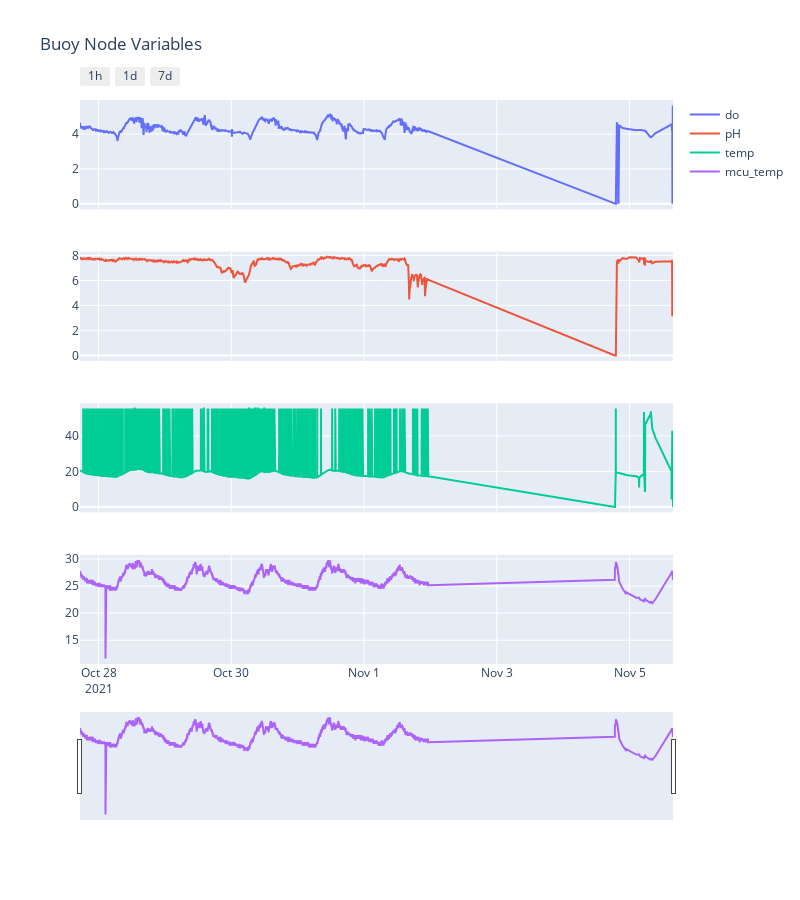

Notebook code cell kept with this figure:
### Code cell
import plotly.graph_objects as go
from plotly.subplots import make_subplots
import numpy as np

idxs = [0, 1, 3, 4]
  
fig = make_subplots(rows = 4, cols = 1, shared_xaxes = True)    


for i, idx in enumerate(idxs):
    fig.add_trace(go.Scatter(
        x=time_local_list,
        y=var_array[:, idx],
        mode='lines',
        name=var_names[idx]),
        row = i+1, col = 1
    )
  
fig.update_layout(
    xaxis=dict(
        rangeselector=dict(
            buttons=[
                dict(count=1,
                     label="1h",
                     step="hour",
                     stepmode="backward"),
                dict(count=1,
                    label="1d",
                    step="day",
                    stepmode="backward"),
                dict(count=7,
                    label="7d",
                    step="day",
                    stepmode="backward")
            ]
        ),
    ),
    xaxis4_rangeslider_visible = True,
    xaxis4_type = "date",
)


fig.update_layout(height=900, width=800, title_text="Buoy Node Variables")
  
fig.show()

### Figure 1 — Plotly figure (JSON) as saved in the notebook; plotly's stock layout.template omitted (floating-point values rounded to 4 significant figures; data arrays with more than 128 entries replaced by an {"elided": "..."} marker saying what was removed)
{"data": [{"mode": "lines", "name": "do", "type": "scatter", "x": {"elided": "7530 str values"}, "xaxis": "x", "y": {"elided": "7530 float values"}, "yaxis": "y"}, {"mode": "lines", "name": "pH", "type": "scatter", "x": {"elided": "7530 str values"}, "xaxis": "x2", "y": {"elided": "7530 float values"}, "yaxis": "y2"}, {"mode": "lines", "name": "temp", "type": "scatter", "x": {"elided": "7530 str values"}, "xaxis": "x3", "y": {"elided": "7530 float values"}, "yaxis": "y3"}, {"mode": "lines", "name": "mcu_temp", "type": "scatter", "x": {"elided": "7530 str values"}, "xaxis": "x4", "y": {"elided": "7530 float values"}, "yaxis": "y4"}], "layout": {"height": 900, "title": {"text": "Buoy Node Variables"}, "width": 800, "xaxis": {"anchor": "y", "autorange": true, "domain": [0, 1], "matches": "x4", "range": ["2021-10-27 17:18:38.8841", "2021-11-05 15:43:35.5571"], "rangeselector": {"buttons": [{"count": 1, "label": "1h", "step": "hour", "stepmode": "backward"}, {"count": 1, "label": "1d", "step": "day", "stepmode": "backward"}, {"count": 7, "label": "7d", "step": "day", "stepmode": "backward"}]}, "showticklabels": false, "type": "date"}, "xaxis2": {"anchor": "y2", "autorange": true, "domain": [0, 1], "matches": "x4", "range": ["2021-10-27 17:18:38.8841", "2021-11-05 15:43:35.5571"], "showticklabels": false, "type": "date"}, "xaxis3": {"anchor": "y3", "autorange": true, "domain": [0, 1], "matches": "x4", "range": ["2021-10-27 17:18:38.8841", "2021-11-05 15:43:35.5571"], "showticklabels": false, "type": "date"}, "xaxis4": {"anchor": "y4", "autorange": false, "domain": [0, 1], "range": ["2021-10-27 17:18:38.8841", "2021-11-05 15:43:35.5571"], "rangeslider": {"autorange": true, "range": ["2021-10-27 17:18:38.8841", "2021-11-05 15:43:35.5571"], "visible": true, "yaxis4": {"_template": null, "rangemode": "match"}}, "type": "date"}, "yaxis": {"anchor": "x", "autorange": true, "domain": [0.8063, 1], "range": [-0.3133, 5.953], "type": "linear"}, "yaxis2": {"anchor": "x2", "autorange": true, "domain": [0.5375, 0.7312], "range": [-0.4373, 8.308], "type": "linear"}, "yaxis3": {"anchor": "x3", "autorange": true, "domain": [0.2687, 0.4625], "range": [-3.073, 58.38], "type": "linear"}, "yaxis4": {"anchor": "x4", "autorange": true, "domain": [0, 0.1938], "range": [10.62, 30.77], "type": "linear"}}}
